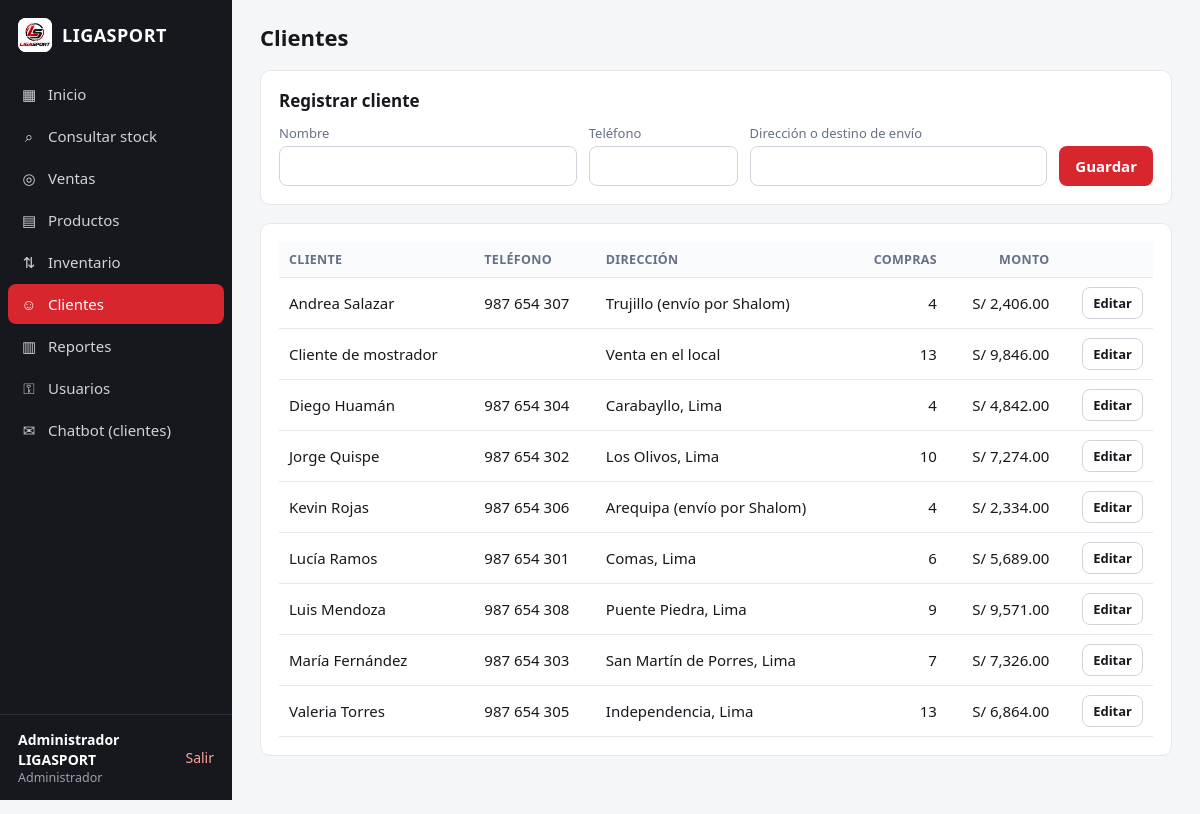
/clientes.php (signed in), run on the app's committed database.
### tables this page shows
CREATE TABLE cliente (
  id_cliente INT AUTO_INCREMENT PRIMARY KEY,
  nombre VARCHAR(120) NOT NULL,
  telefono VARCHAR(20) NOT NULL DEFAULT '',
  direccion VARCHAR(200) NOT NULL DEFAULT ''
);

### includes/bootstrap.php (called while the page is built, shortened)
<?php
function e($v): string
{
    return htmlspecialchars((string)$v, ENT_QUOTES, 'UTF-8');
}
function soles($n): string
{
    return 'S/ ' . number_format((float)$n, 2, '.', ',');
}

### clientes.php (the view, shortened to what this page needs)
<?php
require __DIR__ . '/includes/bootstrap.php';
$pdo = db();
$c = ['id_cliente' => 0, 'nombre' => '', 'telefono' => '', 'direccion' => ''];
$clientes = $pdo->query('SELECT c.*, COUNT(v.id_venta) compras, COALESCE(SUM(v.total),0) monto FROM cliente c
    LEFT JOIN venta v USING (id_cliente) GROUP BY c.id_cliente ORDER BY c.nombre')->fetchAll();
require __DIR__ . '/includes/header.php';
?>
<section class="card">
  <h2><?= $c['id_cliente'] ? 'Editar cliente' : 'Registrar cliente' ?></h2>
  <form method="post" class="row">
    <div style="flex:2"><label>Nombre</label><input name="nombre" value="<?= e($c['nombre']) ?>" required></div>
    <div><label>Teléfono</label><input name="telefono" value="<?= e($c['telefono']) ?>"></div>
    <div style="flex:2"><label>Dirección o destino de envío</label><input name="direccion" value="<?= e($c['direccion']) ?>"></div>
    <div class="spacer"><button class="btn">Guardar</button></div>
  </form>
</section>
<section class="card">
  <div class="table-wrap"><table>
    <tr><th>Cliente</th><th>Teléfono</th><th>Dirección</th><th class="num">Compras</th><th class="num">Monto</th><th></th></tr>
    <?php foreach ($clientes as $r): ?>
      <tr><td><?= e($r['nombre']) ?></td><td><?= e($r['telefono']) ?></td><td><?= e($r['direccion']) ?></td>
        <td class="num"><?= (int)$r['compras'] ?></td><td class="num"><?= soles($r['monto']) ?></td>
        <td class="right"><a class="btn small secondary" href="clientes.php?id=<?= (int)$r['id_cliente'] ?>">Editar</a></td></tr>
    <?php endforeach; ?>
  </table></div>
</section>
<?php require __DIR__ . '/includes/footer.php'; ?>

### assets/css/app.css (style rules this page uses)
:root { --red: #d7262e; --red-dark: #a81c23; --ink: #16181d; --muted: #667085; --line: #e4e7ec; --bg: #f5f6f8; --card: #fff; --ok: #12805c; --ok-bg: #e7f6ef; --warn: #b54708; --warn-bg: #fef0e4; --err: #b42318; --err-bg: #fdecea; --radius: 10px; font-family: "Segoe UI", system-ui, -apple-system, Roboto, Arial, sans-serif; }
* { box-sizing: border-box; }
body { margin: 0; background: var(--bg); color: var(--ink); font-size: 15px; }
a { color: var(--red-dark); }
h2 { font-size: 17px; margin: 0 0 12px; }
.card { background: var(--card); border: 1px solid var(--line); border-radius: var(--radius); padding: 18px; margin-bottom: 18px; }
.row { display: flex; gap: 12px; flex-wrap: wrap; align-items: flex-end; }
.row > * { flex: 1; min-width: 140px; }
.spacer { flex: 0 0 auto; min-width: 0; }
table { width: 100%; border-collapse: collapse; }
th, td { text-align: left; padding: 9px 10px; border-bottom: 1px solid var(--line); vertical-align: middle; }
th { font-size: 12.5px; text-transform: uppercase; letter-spacing: .3px; color: var(--muted); background: #fafbfc; }
td.num, th.num { text-align: right; font-variant-numeric: tabular-nums; }
.table-wrap { overflow-x: auto; }
label { display: block; font-size: 13px; color: var(--muted); margin-bottom: 4px; }
input, select, textarea { width: 100%; padding: 9px 11px; border: 1px solid #d0d5dd; border-radius: 8px; font: inherit; background: #fff; }
.btn { display: inline-block; border: 0; border-radius: 8px; padding: 10px 16px; font: inherit; font-weight: 600; cursor: pointer; text-decoration: none; background: var(--red); color: #fff; white-space: nowrap; }
.btn.secondary { background: #fff; color: var(--ink); border: 1px solid #d0d5dd; }
.btn.small { padding: 6px 10px; font-size: 13px; }
.right { text-align: right; }

### data on the page
cliente: nombre "Andrea Salazar", telefono "987 654 307", direccion "Trujillo (envío por Shalom)", compras "4", monto "S/ 2,406.00"
cliente: nombre "Cliente de mostrador", direccion "Venta en el local", compras "13", monto "S/ 9,846.00"
cliente: nombre "Diego Huamán", telefono "987 654 304", direccion "Carabayllo, Lima", compras "4", monto "S/ 4,842.00"
cliente: nombre "Jorge Quispe", telefono "987 654 302", direccion "Los Olivos, Lima", compras "10", monto "S/ 7,274.00"
cliente: nombre "Kevin Rojas", telefono "987 654 306", direccion "Arequipa (envío por Shalom)", compras "4", monto "S/ 2,334.00"
cliente: nombre "Lucía Ramos", telefono "987 654 301", direccion "Comas, Lima", compras "6", monto "S/ 5,689.00"
cliente: nombre "Luis Mendoza", telefono "987 654 308", direccion "Puente Piedra, Lima", compras "9", monto "S/ 9,571.00"
cliente: nombre "María Fernández", telefono "987 654 303", direccion "San Martín de Porres, Lima", compras "7", monto "S/ 7,326.00"
cliente: nombre "Valeria Torres", telefono "987 654 305", direccion "Independencia, Lima", compras "13", monto "S/ 6,864.00"

### other printed values
$ico "▦"
$label "Inicio"
$ico "⌕"
$label "Consultar stock"
$ico "◎"
$label "Ventas"
$ico "▤"
$label "Productos"
$ico "⇅"
$label "Inventario"
$ico "☺"
$label "Clientes"
$ico "▥"
$label "Reportes"
$ico "⚿"
